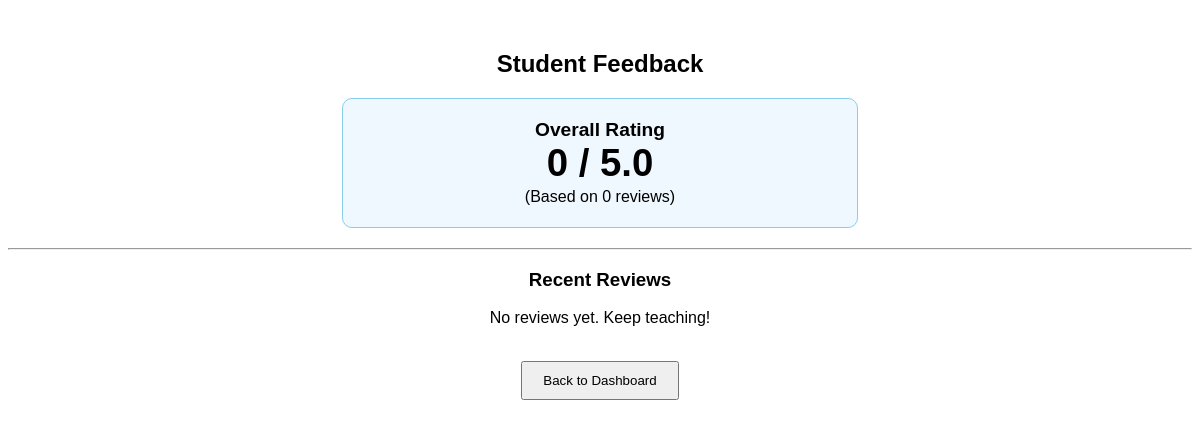
Page /View/vw_tutor/v_my_feedback.php (signed in) on the earlier database version.
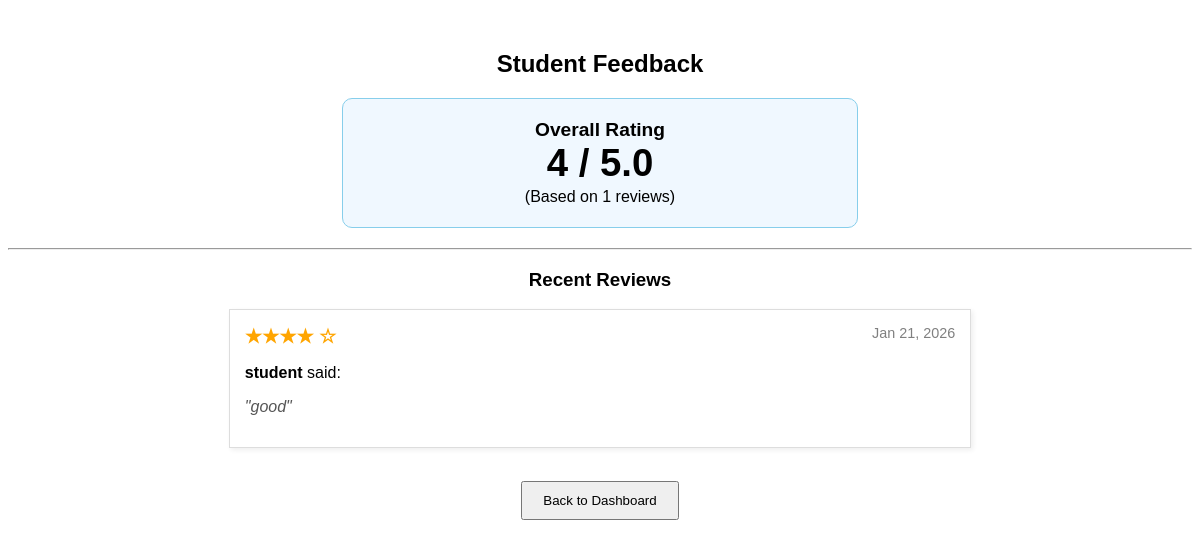
Same page on the later database version.
### tables this page shows
CREATE TABLE `reviews` (
  `id` int(11) NOT NULL,
  `tutor_id` int(11) NOT NULL,
  `student_id` int(11) NOT NULL,
  `rating` int(11) NOT NULL,
  `comment` text NOT NULL,
  `created_at` timestamp NOT NULL DEFAULT current_timestamp()
);

CREATE TABLE `users` (
  `id` int(11) NOT NULL,
  `username` varchar(50) NOT NULL,
  `password` varchar(255) NOT NULL,
  `email` varchar(100) NOT NULL,
  `role` enum('admin','tutor','student-guardian') NOT NULL,
  `status` varchar(10) NOT NULL DEFAULT 'active'
);

### Model/m_feedback.php (called while the page is built, shortened)
<?php
function getTutorReviews($tutor_id) {
    $conn = dbConnect();
    $sql = "SELECT r.*, u.username as student_name
            FROM reviews r
            JOIN users u ON r.student_id = u.id
            WHERE r.tutor_id = '$tutor_id'
            ORDER BY r.created_at DESC";
    $result = mysqli_query($conn, $sql);
    $reviews = [];
    while($row = mysqli_fetch_assoc($result)) {
        $reviews[] = $row;
    }
    return $reviews;
}
function getAvgRating($tutor_id) {
    $conn = dbConnect();
    $sql = "SELECT AVG(rating) as avg_rating FROM reviews WHERE tutor_id='$tutor_id'";
    $result = mysqli_query($conn, $sql);
    $row = mysqli_fetch_assoc($result);
    return round($row['avg_rating'], 1);
}
?>

### View/vw_tutor/v_my_feedback.php (the view, shortened to what this page needs)
<?php
require_once("../../Model/m_feedback.php");
$tutor_id = $_SESSION['user_id'];
$reviews = getTutorReviews($tutor_id);
$avgRating = getAvgRating($tutor_id);
?>
<!DOCTYPE html>
<html>
<head>
    <link rel="stylesheet" href="../v_css/common.css">
</head>
<body>
    <h2>Student Feedback</h2>
    <div class="summary-box">
        <strong>Overall Rating</strong><br>
        <span style="font-size: 2em; font-weight: bold;"><?php echo $avgRating; ?> / 5.0</span>
        <br>
        <small>(Based on <?php echo count($reviews); ?> reviews)</small>
    </div>
    <hr>
    <h3>Recent Reviews</h3>
    <?php if(count($reviews) > 0): ?>
        <?php foreach($reviews as $r): ?>
            <div class="review-card">
                <div>
                    <span class="rating-star">
                        <?php echo str_repeat("★", $r['rating']); ?>
                        <?php echo str_repeat("☆", 5 - $r['rating']); ?>
                    </span>
                    <span style="float:right; color:gray; font-size:0.9em;">
                        <?php echo date("M d, Y", strtotime($r['created_at'])); ?>
                    </span>
                </div>
                <p><strong><?php echo $r['student_name']; ?></strong> said:</p>
                <p style="font-style: italic; color: #555;">
                    "<?php echo nl2br($r['comment']); ?>"
                </p>
            </div>
        <?php endforeach; ?>
    <?php else: ?>
        <p>No reviews yet. Keep teaching!</p>
    <?php endif; ?>
    <br>
    <div style="text-align:center;">
        <button onclick="location.href='v_tutor_home.php'">Back to Dashboard</button>
    </div>
</body>
</html>

### View/v_css/common.css (style rules this page uses)
body { font-family: sans-serif; text-align: center; margin-top: 50px; }
button { padding: 10px 20px; cursor: pointer; }

### View/vw_tutor/v_my_feedback.php (style rules this page uses)
.summary-box { background-color: #f0f8ff; padding: 20px; width: 40%; margin: 20px auto; border: 1px solid skyblue; border-radius: 10px; font-size: 1.2em; }
.review-card { border: 1px solid #ddd; width: 60%; margin: 15px auto; padding: 15px; text-align: left; background-color: #fff; box-shadow: 2px 2px 5px #eee; }
.rating-star { color: orange; font-weight: bold; font-size: 1.2em; }

Differences in the rows shown:
added reviews: rating "★★★★", rating "☆", created_at "Jan 21, 2026", student.username "student", comment "good"
Other differences:
$avgRating: "0" → "4"
count($reviews): "0" → "1"
text no longer shown: "No reviews yet. Keep teaching!"
